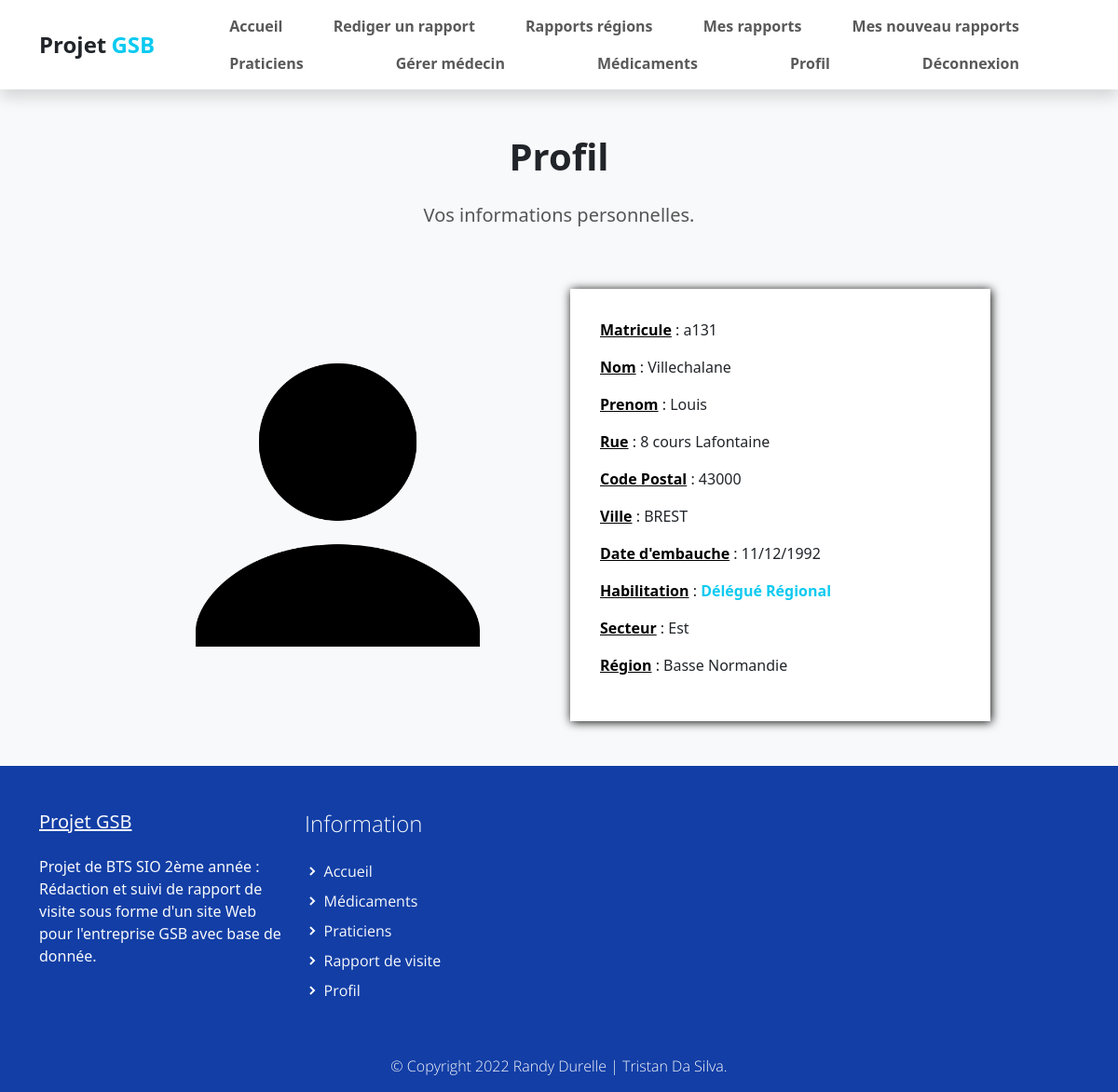
The app's page /index.php?uc=connexion&action=profil (signed in) with its own data.
### tables this page shows
CREATE TABLE IF NOT EXISTS `collaborateur` (
  `COL_MATRICULE` varchar(10) NOT NULL,
  `COL_NOM` varchar(25) DEFAULT NULL,
  `COL_PRENOM` varchar(50) DEFAULT NULL,
  `COL_ADRESSE` varchar(50) DEFAULT NULL,
  `COL_CP` varchar(5) DEFAULT NULL,
  `COL_VILLE` varchar(30) DEFAULT NULL,
  `COL_DATEEMBAUCHE` datetime DEFAULT NULL,
  `SEC_CODE` varchar(1) DEFAULT NULL,
  `HAB_ID` varchar(5) DEFAULT NULL,
  `REG_CODE` varchar(2) DEFAULT NULL,
  PRIMARY KEY (`COL_MATRICULE`),
  KEY `COLLABORATEUR_HABILITATION0_FK` (`HAB_ID`),
  KEY `COLLABORATEUR_SECTEUR0_FK` (`SEC_CODE`),
  KEY `COLLABORATEUR_REGION0_FK` (`REG_CODE`)
);

CREATE TABLE IF NOT EXISTS `habilitation` (
  `HAB_ID` varchar(5) NOT NULL,
  `HAB_LIB` varchar(50) DEFAULT NULL,
  PRIMARY KEY (`HAB_ID`)
);

CREATE TABLE IF NOT EXISTS `secteur` (
  `SEC_CODE` varchar(1) NOT NULL,
  `SEC_LIBELLE` varchar(15) DEFAULT NULL,
  PRIMARY KEY (`SEC_CODE`)
);

CREATE TABLE IF NOT EXISTS `region` (
  `REG_CODE` varchar(2) NOT NULL,
  `SEC_CODE` varchar(1) NOT NULL,
  `REG_NOM` varchar(50) DEFAULT NULL,
  PRIMARY KEY (`REG_CODE`),
  KEY `REGION_SECTEUR` (`SEC_CODE`)
);

### modele/connexion.modele.inc.php (called while the page is built, shortened)
<?php
function getAllInformationCompte($matricule)
{
    try {
        $monPdo = connexionPDO();
        $req = 'SELECT c.`COL_MATRICULE` as `matricule`,c.`COL_NOM` as `nom`,`COL_PRENOM` as `prenom`,c.`COL_ADRESSE` as `adresse`,c.`COL_CP` as `cp`,c.`COL_VILLE` as `ville`, concat(DAY(COL_DATEEMBAUCHE),\'/\',MONTH(`COL_DATEEMBAUCHE`),\'/\',YEAR(`COL_DATEEMBAUCHE`)) as `date_embauche`, h.HAB_LIB as `habilitation` ,s.SEC_LIBELLE as `secteur`, r.REG_NOM as `region` FROM collaborateur c LEFT JOIN secteur s ON s.`SEC_CODE`=c.`SEC_CODE` LEFT JOIN habilitation h ON h.HAB_ID=c.HAB_ID LEFT JOIN region r ON r.REG_CODE=c.REG_CODE WHERE c.COL_MATRICULE="' . $matricule . '"';
        $res = $monPdo->query($req);
        $result = $res->fetch();
        return $result;
    } catch (PDOException $e) {
        print "Erreur !: " . $e->getMessage();
        die();
    }
}

### vues/v_profil.php (the view)
<section class="bg-light">
    <div class="container">
        <div class="structure-hero pt-lg-5 pt-4">
            <h1 class="titre text-center">Profil</h1>
            <p class="text text-center">
                Vos informations personnelles.
            </p>
        </div>
        <div class="row align-items-center justify-content-center">
            <div class="test col-12 col-sm-8 col-lg-6 col-xl-5 col-xxl-4 py-lg-5">
                <img class="img-fluid w-75" src="assets/img/profil.png">
            </div>
            <div class="test col-12 col-sm-8 col-lg-6 col-xl-5 col-xxl-4 py-lg-5 py-3">
                <div class="formulaire">
                    <p><span class="carac">Matricule</span> : <?php echo $info[0] ?></p>
                    <p><span class="carac">Nom</span> : <?php echo $info[1] ?></p>
                    <p><span class="carac">Prenom</span> : <?php echo $info[2] ?></p>
                    <p><span class="carac">Rue</span> : <?php echo $info[3] ?></p>
                    <p><span class="carac">Code Postal</span> : <?php echo $info[4] ?></p>
                    <p><span class="carac">Ville</span> : <?php echo $info[5] ?></p>
                    <p><span class="carac">Date d'embauche</span> : <?php echo $info[6] ?></p>
                    <p><span class="carac">Habilitation</span> : <span style="color:#0DCAF0;font-weight: 700;"> <?php echo $info[7] ?></span></p>
                    <p><span class="carac">Secteur</span> : <?php echo $info[8] ?></p>
                    <p><span class="carac">Région</span> : <?php echo $info[9] ?></p>
                </div>
            </div>
        </div>
</section>

### assets/css/gsb.css (style rules this page uses)
p, a { font-weight: 400; }

### assets/css/custom.css (style rules this page uses)
body, html { height: 100%; margin: 0; padding: 0; }
body { background: #f6f9fe !important; width: 100%; position: relative; display: table; }
.carac { text-decoration: underline; font-weight: 600; color: #000; }
.test { display: flex; flex-direction: column; align-items: center; }
.titre { font-weight: 600; padding-bottom: 1rem; }
.text { font-size: 20; font-weight: 400; color: #555555; }
.formulaire { background-color: white; padding: 2em; box-shadow: 1px 1px 10px black; width: 100%; }
.bg-light { background-color: #f6f9fe; }
.structure-hero { display: flex; flex-direction: column; align-items: center; }

### records on screen
collaborateur: COL_MATRICULE "a131", COL_NOM "Villechalane", COL_PRENOM "Louis", COL_ADRESSE "8 cours Lafontaine", COL_CP "43000", COL_VILLE "BREST", HAB_ID.HAB_LIB "Délégué Régional", SEC_CODE.SEC_LIBELLE "Est", REG_CODE.REG_NOM "Basse Normandie"

### other values on screen
$info[6] "11/12/1992"
